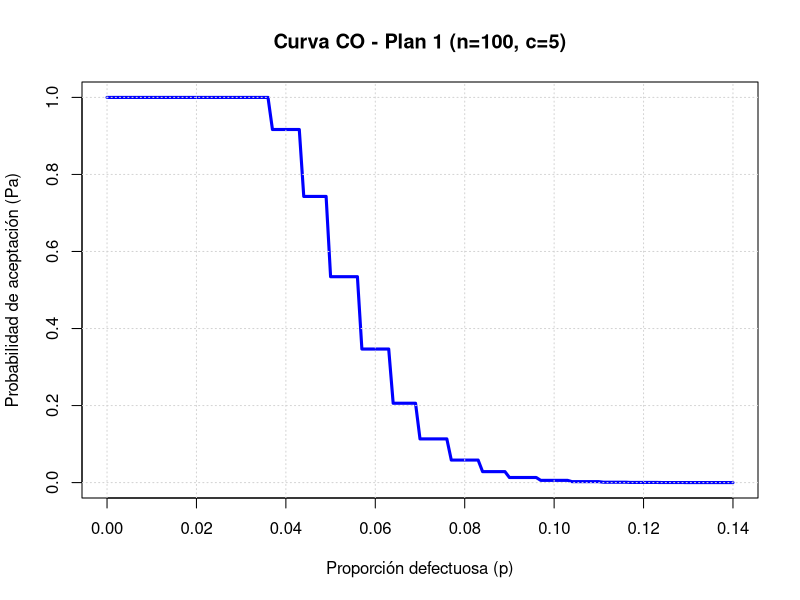
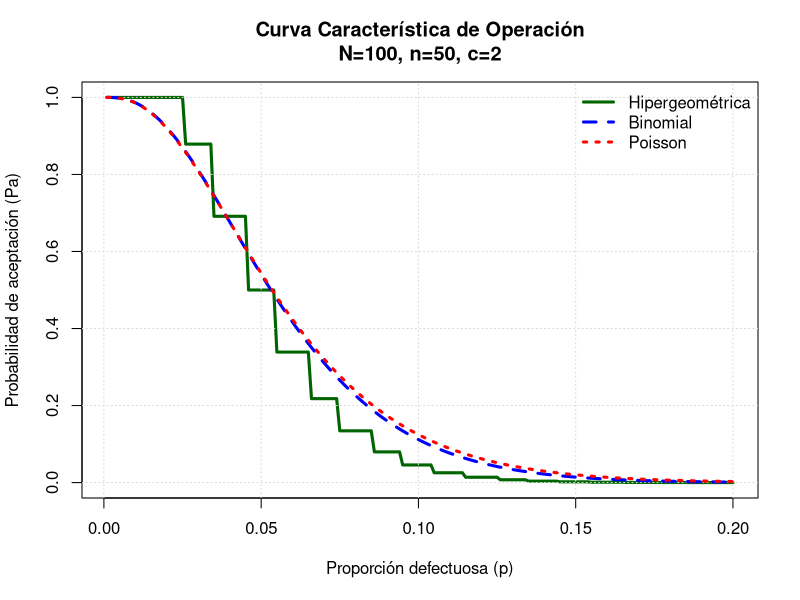
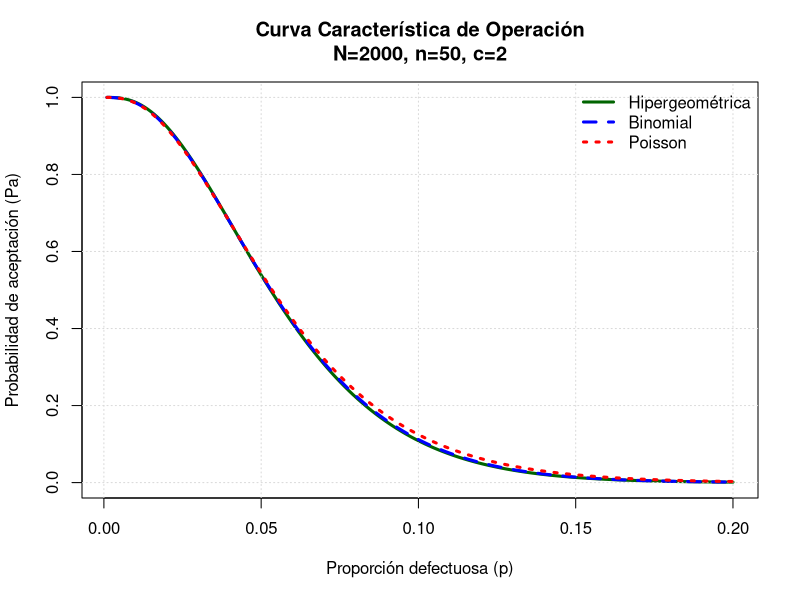

The R source for these figures, in order:
## ---- chunk 1
knitr::opts_chunk$set(
  echo = TRUE,
  warning = FALSE,
  message = FALSE,
  fig.align = "center",
  fig.width = 6,
  fig.height = 4
)
## ---- chunk 2
library(tidyverse)
## ---- chunk 3
library(ggthemes)
# Definir los argumentos de LOS planes del muestreo 
#Fijos para los 3 planes
N=150
P <- seq(0.000 , 0.140, 0.001)

#PLAN 1

N <- 150
n1 <- 100
c1 <- 5

# Funcion para seleccionar la distribucion en cada uno de los planes 

distribucion <- function(n, N){
  r <- n/N
  
  if(r > 0.1){
    return("Hipergeométrica")
  }
  
  if(r <= 0.1 && n*r > 1){
    return("Poisson")
  }
  
  if(r <= 0.1){
    return("Binomial")
  }
}

# Prueba distribución
distribucion(n1, N)

# Vector p
P <- seq(0.000 , 0.140, 0.001)

# Número de defectuosos en el lote
m <- round(P * N)

# Probabilidad de aceptación
Pa1 <- phyper(c1, m, N-m, n1)

# Riesgos
AQL <- 0.05
LTPD <- 0.10
mAQL <- round(AQL*N)
mLTPD <- round(LTPD*N)

# Riesgo productor
alpha1 <- 1 - phyper(c1, mAQL, N-mAQL, n1)
alpha1

# Riesgo consumidor
beta1 <- phyper(c1, mLTPD, N-mLTPD, n1)
beta1
## ---- chunk 4
#CO1
plot(P, Pa1, type="l", lwd=3, col="blue",
     xlab="Proporción defectuosa (p)",
     ylab="Probabilidad de aceptación (Pa)",
     main="Curva CO - Plan 1 (n=100, c=5)",
     ylim=c(0,1))
grid()

## ---- chunk 5
# Parámetros
N <- 100
n <- 50
c <- 2

# Vector de proporciones defectuosas
P <- seq(0.001, 0.20, 0.001)

# 1. Binomial
Pa_bin <- pbinom(c, n, P)

# 2. Poisson
Pa_pois <- ppois(c, n*P)

# 3. Hipergeométrica
Pa_hiper <- sapply(P, function(p){
  D <- round(N*p)
  phyper(c, D, N-D, n)
})

# --- GRÁFICA MEJORADA ---

par(bg="white")  # fondo blanco

plot(P, Pa_hiper, type="l", lwd=3, col="darkgreen",
     ylab="Probabilidad de aceptación (Pa)",
     xlab="Proporción defectuosa (p)",
     main="Curva Característica de Operación\nN=100, n=50, c=2",
     ylim=c(0,1))

grid(col="gray85")

lines(P, Pa_bin, lwd=3, lty=2, col="blue")
lines(P, Pa_pois, lwd=3, lty=3, col="red")

legend("topright",
       legend=c("Hipergeométrica","Binomial","Poisson"),
       col=c("darkgreen","blue","red"),
       lwd=3,
       lty=c(1,2,3),
       bty="n")

## ---- chunk 6
# Parámetros
N <- 2000
n <- 50
c <- 2

# Vector de proporciones defectuosas
P <- seq(0.001, 0.20, 0.001)

# 1. Binomial
Pa_bin <- pbinom(c, n, P)

# 2. Poisson
Pa_pois <- ppois(c, n*P)

# 3. Hipergeométrica
Pa_hiper <- sapply(P, function(p){
  D <- round(N*p)
  phyper(c, D, N-D, n)
})

# --- GRÁFICA MEJORADA ---

par(bg="white")  # fondo blanco

plot(P, Pa_hiper, type="l", lwd=3, col="darkgreen",
     ylab="Probabilidad de aceptación (Pa)",
     xlab="Proporción defectuosa (p)",
     main="Curva Característica de Operación\nN=2000, n=50, c=2",
     ylim=c(0,1))

grid(col="gray85")

lines(P, Pa_bin, lwd=3, lty=2, col="blue")
lines(P, Pa_pois, lwd=3, lty=3, col="red")

legend("topright",
       legend=c("Hipergeométrica","Binomial","Poisson"),
       col=c("darkgreen","blue","red"),
       lwd=3,
       lty=c(1,2,3),
       bty="n")
